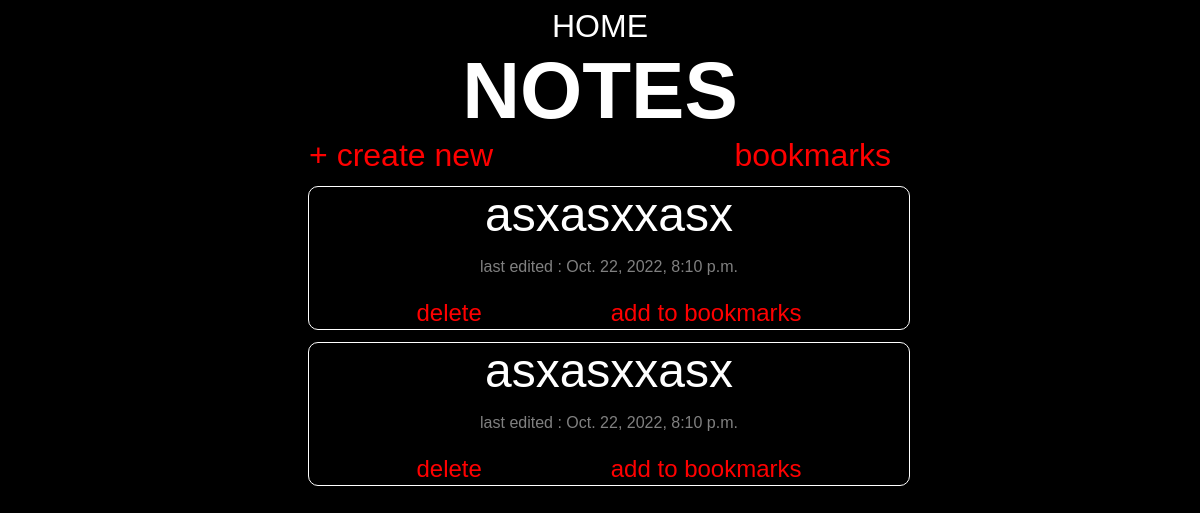
Before: / with the older database file.
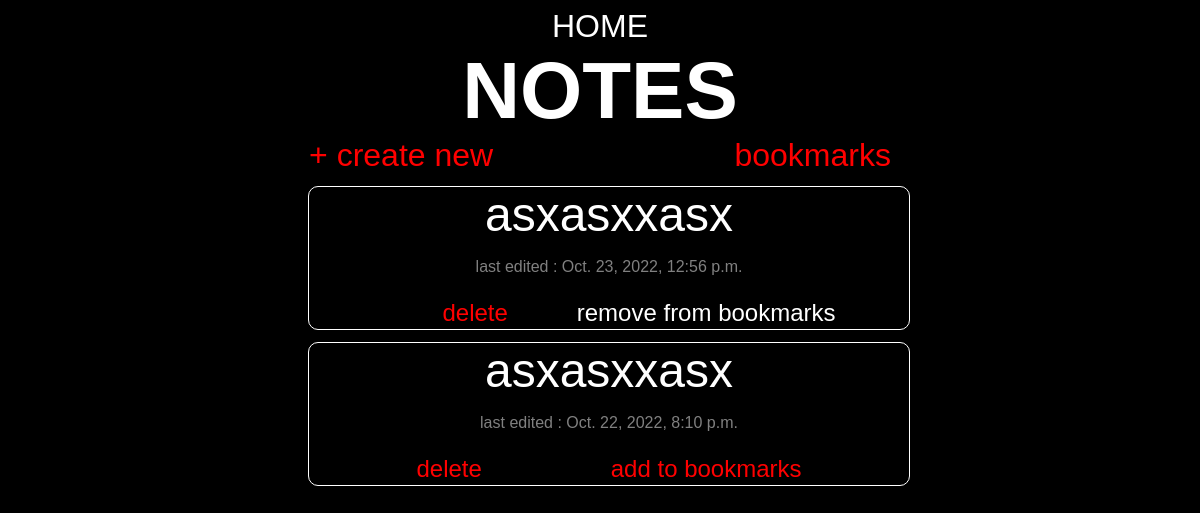
After: the same page with the newer database file.
### base/models.py (models this page shows, shortened)
class Notes(models.Model):
    title = models.CharField(max_length=20)
    description = models.TextField(blank=True, null=True)
    lastedit = models.DateTimeField(auto_now=True)
    picture = models.ImageField(upload_to="media", null=True, blank=True, default='media/body.png')
    bookmark = models.IntegerField(default=0)
    class Meta:
        ordering = ['-lastedit']

### base/views.py (the view)
# urls.py: path('', views.homepage, name='home'),
def homepage(request):
    notes = Notes.objects.all()
    dict = {'notes': notes}
    return render(request, 'base/homepage.html', dict)

### base/templates/base/homepage.html (shortened to what this page needs)
{% extends 'main.html' %}
{% block content %}
<h1>NOTES</h1>
<div>
    <span><a href="{% url 'newnote' %}" class="link">+ create new</a></span>
    <span><a href="{% url 'viewbookmarks' %} " class="link">bookmarks</a></span>
    <div>
        {% for i in notes %}
        <div class="notesblock">
            <a href="{% url 'notes' i.id %}" id="title">{{i.title}}</a>
            <p>last edited : {{i.lastedit}}</p>
            <a href="{% url 'delete' i.id %}" class="link button">delete</a>
            {%if i.bookmark == 0 %}
            <a href="{% url 'addBookmark' i.id%}" class="link button">add to bookmarks</a>
            {%else%}
            <a href="{% url 'deleteBookmark' i.id%}" class="button">remove from bookmarks</a>
            {%endif%}
        </div>
        {% endfor %}
    </div>
</div>
{% endblock %}

### templates/main.html (shortened to what this page needs)
<!doctype html>
<html lang="en">
<head>
</head>
<body>
    <nav><a href="\">HOME</a></nav>
    {% block content %}
    {% endblock %}
</body>
</html>

### base/templates/base/homepage.html (style rules this page uses)
.notesblock { width: 50vw; border: 1px solid white; margin: 1%; border-radius: 10px; margin-left: 25vw; font-size: 2em; }
.link { font-size: 2em; color: red; margin: 0% 10% 0 10%; }
p { font-size: .5em; color: grey; }
.button { font-size: .75em; }
h1 { font-size: 5em; margin: 0; }
#title { font-size: 1.5em; }

### templates/main.html (style rules this page uses)
* { background-color: black; color: white; font-family: Arial, Helvetica, sans-serif; text-align: center; }
nav { text-align: center; font-size: 2em; }
a { text-decoration: none; }

Changed rows visible on the page:
changed Notes: lastedit "Oct. 22, 2022, 8:10 p.m." → "Oct. 23, 2022, 12:56 p.m."; bookmark "add to bookmarks" → "remove from bookmarks"
